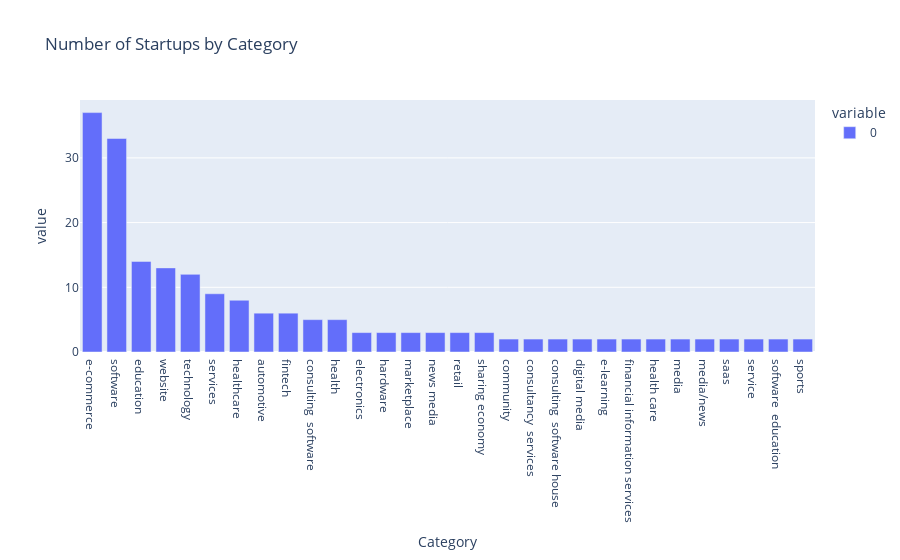

Notebook code for this chart:
### Code cell
import plotly as py
import plotly.express as px
Startups.Category = Startups.Category.str.lower().str.strip()
cat_wise = Startups.groupby(Startups.Category).size().nlargest(30)
px.bar(cat_wise,orientation="v",title="Number of Startups by Category")

### Figure 1 — Plotly figure (JSON) as saved in the notebook; plotly's stock layout.template omitted (floating-point values rounded to 4 significant figures)
{"data": [{"alignmentgroup": "True", "hovertemplate": "variable=0<br>Category=%{x}<br>value=%{y}<extra></extra>", "legendgroup": "0", "marker": {"color": "#636efa", "pattern": {"shape": ""}}, "name": "0", "offsetgroup": "0", "orientation": "v", "showlegend": true, "textposition": "auto", "type": "bar", "x": ["e-commerce", "software", "education", "website", "technology", "services", "healthcare", "automotive", "fintech", "consulting  software", "health", "electronics", "hardware", "marketplace", "news media", "retail", "sharing economy", "community", "consultancy  services", "consulting  software house", "digital media", "e-learning", "financial information services", "health care", "media", "media/news", "saas", "service", "software  education", "sports"], "xaxis": "x", "y": [37, 33, 14, 13, 12, 9, 8, 6, 6, 5, 5, 3, 3, 3, 3, 3, 3, 2, 2, 2, 2, 2, 2, 2, 2, 2, 2, 2, 2, 2], "yaxis": "y"}], "layout": {"barmode": "relative", "legend": {"title": {"text": "variable"}, "tracegroupgap": 0}, "title": {"text": "Number of Startups by Category"}, "xaxis": {"anchor": "y", "domain": [0, 1], "title": {"text": "Category"}}, "yaxis": {"anchor": "x", "domain": [0, 1], "title": {"text": "value"}}}}
